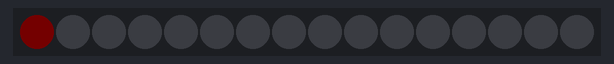
Bench run of a sketch on a simulated Arduino Uno, built with avr-gcc and run on an emulated ATmega328P. Parts: 16 RGB LEDs in strip order, left to right. Dim RGB values are drawn brighter than linear.

Above: at 0.01 s.
At 0.73 s:
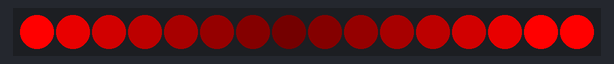
At 1.16 s:
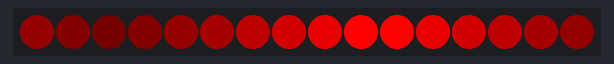
At 1.59 s:
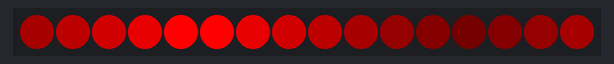

Measured:
- by itself, everything shown: repeats every 1.3 s, in 15 steps

The sketch:

lightpattern.ino
```cpp
#include <Adafruit_NeoPixel.h>

#define PIXEL_PIN 6

#define PIXEL_COUNT 16

Adafruit_NeoPixel strip(PIXEL_COUNT, PIXEL_PIN, NEO_GRB + NEO_KHZ800);

const byte lookup[] = {32, 64, 96, 128, 160, 192, 224, 255};

int mode = 0;
int t = -1;
int i = -1;
bool dir = true;

void setup() {
  strip.begin();
  strip.show();
}

void loop() {
  switch(dir){
    case true: if(++t == sizeof(lookup)){ dir = false; t--; }; break;
    case false: if(!--t){ dir = true; }; break;
  }
  if(++i == PIXEL_COUNT){ i = 0; delay(50);}
  strip.setPixelColor(i, strip.gamma32(strip.Color(lookup[t], 0, 0)));
  strip.show();

}
```
